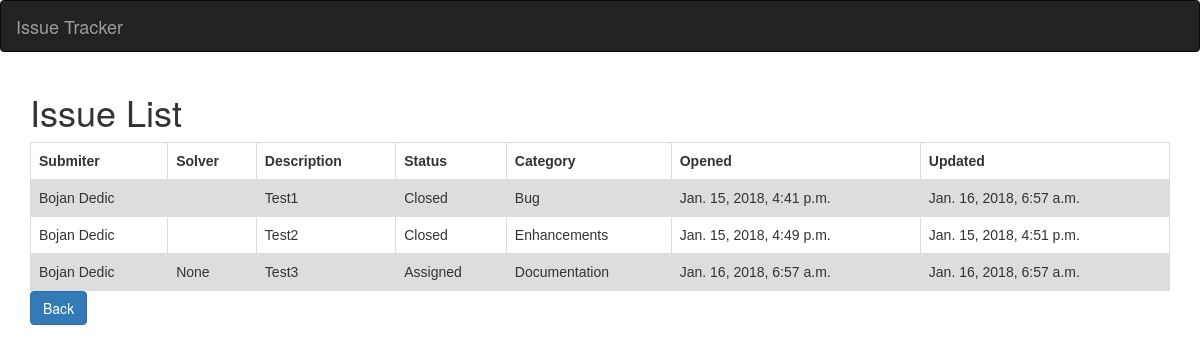
The app's page /issues/ with its own data.
### issuetracker/models.py (models this page shows, shortened)
class Issue(models.Model):
    STATUS = (
        ('Assigned', 'Assigned'),
        ('Closed', 'Closed'),
    )
    CATEGORY = (
        ('Bug', 'Bug'),
        ('Enhancements', 'Enhancements'),
        ('Documentation', 'Documentation')
    )
    submitter = models.CharField(max_length=30)
    solver = models.CharField(max_length=30, null=True, blank=True)
    description = models.CharField(max_length=500)
    status = models.CharField(max_length=8, choices=STATUS)
    category = models.CharField(max_length=13, choices=CATEGORY)
    opened = models.DateTimeField(auto_now_add=True)
    updated = models.DateTimeField(auto_now=True)

### issuetracker/views.py (the view)
# urls.py: url(r'^(?P<slug>\w+)/$', IssueListView.as_view()),
class IssueListView(ListView):
    template_name = 'issuetracker/issue_list.html'
    def get_queryset(self):
        slug = self.kwargs.get("slug")
        if slug == 'open':
            queryset = Issue.objects.filter(status__iexact="assigned")
        else:
            queryset = Issue.objects.all()
        return queryset

### issuetracker/templates/issuetracker/issue_list.html (shortened to what this page needs)
{% extends "issuetracker/base.html" %}
{% block content %}
<h1>Issue List</h1>
<table>
  <tr>
      <th>Submiter</th>
      <th>Solver</th>
      <th>Description</th>
      <th>Status</th>
      <th>Category</th>
      <th>Opened</th>
      <th>Updated</th>
  </tr>
    {% for obj in object_list %}
  <tr>
    <td>{{obj.submitter}}</td>
    <td>{{obj.solver}}</td>
    <td>{{obj.description}}</td>
      <td>{{obj.status}}</td>
      <td>{{obj.category}}</td>
      <td>{{obj.opened}}</td>
      <td>{{obj.updated}}</td>
  </tr>
    {% endfor %}
</table>
<form method="GET" action="{% url 'stat_view' %}">
    <button class="btn btn-primary" type="submit">Back</button>
</form>
{% endblock content%}

### issuetracker/templates/issuetracker/base.html (shortened to what this page needs)
<!DOCTYPE html>
<html lang="en">
<head>
    {% load static %}
{% include 'snippets/css.html' %}
</head>
<body>
    <nav class="navbar navbar-inverse">
        <div class="container-fluid">
            <div class="navbar-header">
                <a class="navbar-brand" href="#">Issue Tracker</a>
            </div>
        </div>
    </nav>
    <div class="container">
        {% block content %}
        {% endblock content%}
    </div>
</body>
</html>

### issuetracker/templates/snippets/css.html (shortened to what this page needs)
<link rel="stylesheet" href="https://maxcdn.bootstrapcdn.com/bootstrap/3.3.7/css/bootstrap.min.css">

### issuetracker/templates/issuetracker/issue_list.html (style rules this page uses)
table { font-family: arial, sans-serif; border-collapse: collapse; width: 100%; }
td, th { border: 1px solid #dddddd; text-align: left; padding: 8px; }
tr:nth-child(even) { background-color: #dddddd; }

### records on screen
Issue: submitter "Bojan Dedic", description "Test1", status "Closed", category "Bug", opened "Jan. 15, 2018, 4:41 p.m.", updated "Jan. 16, 2018, 6:57 a.m."
Issue: submitter "Bojan Dedic", description "Test2", status "Closed", category "Enhancements", opened "Jan. 15, 2018, 4:49 p.m.", updated "Jan. 15, 2018, 4:51 p.m."
Issue: submitter "Bojan Dedic", solver "None", description "Test3", status "Assigned", category "Documentation", opened "Jan. 16, 2018, 6:57 a.m.", updated "Jan. 16, 2018, 6:57 a.m."
